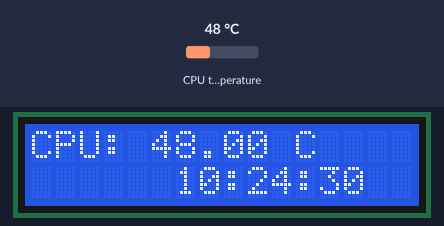
Bench run of a program on a simulated Raspberry Pi (BCM pin numbers). Shown: 16×2 character LCD. The test bench sets the inputs (shaded band); at power-on: CPU temperature 48 °C. The clock reads 2024-03-15 10:24:30 at power-on unless the program sets it; what the program prints to the terminal is not drawn.

Above: at 1.2 s.
1.3 s: CPU temperature set to 31 °C
At 3.2 s:
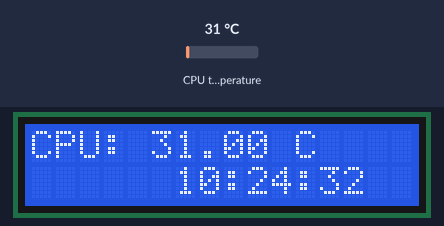
3.8 s: CPU temperature set to 44 °C
At 5.4 s:
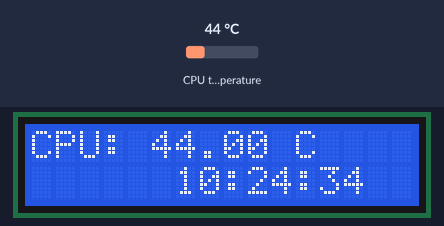
6.0 s: CPU temperature set to 58 °C
At 7.3 s:
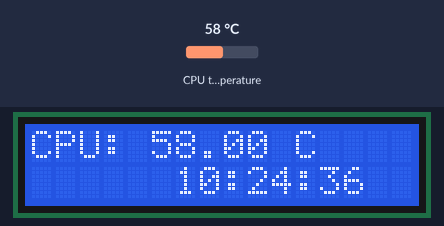
Timing chart, 0 to 9.0 s (numbered marks = the images above; inputs shaded):
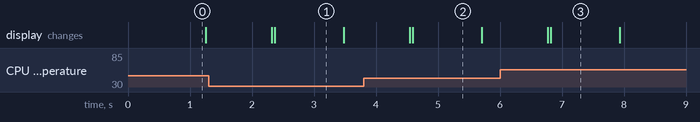

Measured:
- what the display in image 1 shows lasts 1.1 s, from 2.4 s to 3.5 s

The program:

lcdDisplay.py
```python
from PCF8574 import PCF8574_GPIO
from Adafruit_LCD1602 import Adafruit_CharLCD

from time import sleep, strftime
from datetime import datetime

def get_cpu_temp():
    tmp = open('/sys/class/thermal/thermal_zone0/temp')
    cpu = tmp.read()
    tmp.close()
    return '{:.2f}'.format(float(cpu)/1000) + ' C'

def get_time_now():
    return datetime.now().strftime('      %H:%M:%S')

def loop():
    mcp.output(3, 1) # turn on lcd backlight
    lcd.begin(16, 2) # set number of lcd lines and columns

    while(True):
        lcd.setCursor(0, 0)
        lcd.message('CPU: ' + get_cpu_temp() + '\n')
        lcd.message(get_time_now())
        sleep(1)

def destroy():
    lcd.clear()

PCF8574_address = 0x27 # I2C address of the PCF8574 chip
PCF8574A_address = 0x3F # I2C address of the PCF8574A chip

try:
    mcp = PCF8574_GPIO(PCF8574_address)
except:
    try:
        mcp = PCF8574_GPIO(PCF8574A_address)
    except:
        print('I2C address error!')
        exit(1)

lcd = Adafruit_CharLCD(pin_rs=0, pin_e=2, pins_db=[4,5,6,7], GPIO=mcp)

if __name__ == '__main__':
    print('Program starting...')
    try:
        loop()
    except KeyboardInterrupt:
        destroy()
```
